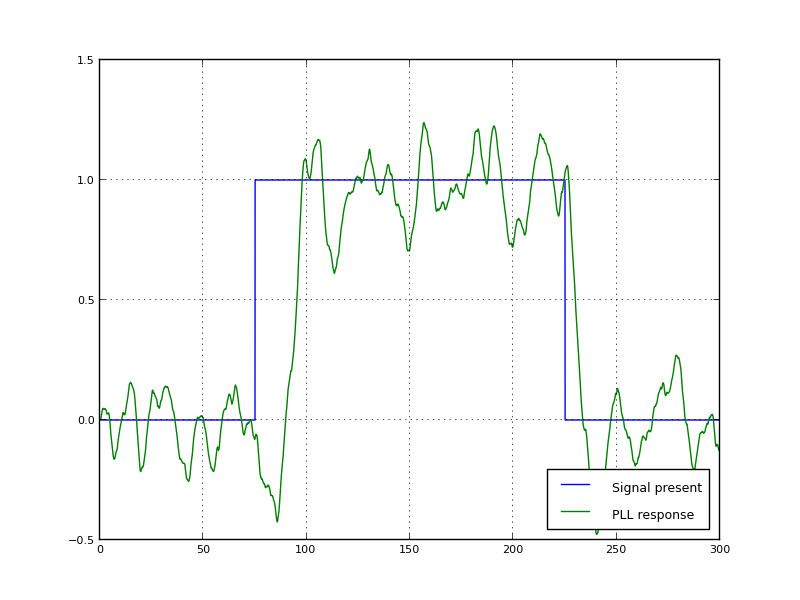

Reproduce this figure in Python.
#!/usr/bin/env python
# -*- coding: utf-8 -*-

from biquad_module import Biquad

from pylab import *

from math import *

import random, re

def ntrp(x,xa,xb,ya,yb):
  return (x-xa) * (yb-ya) / (xb-xa) + ya

sample_rate = 40000.0 # sampling frequency

cf = 1000

pll_integral = 0
old_ref = 0
pll_cf = 1000
pll_loop_gain = 0.00003
ref_sig = 0

invsqr2 = 1.0 / sqrt(2.0)

cutoff = .06 # Units Hz

loop_lowpass = Biquad(Biquad.LOWPASS,cutoff,sample_rate,invsqr2)

lock_lowpass = Biquad(Biquad.LOWPASS,cutoff,sample_rate,invsqr2)

ta = []
da = []
db = []

noise_level = 100 # +40 db

dur = 300 # very long run time

for n in range(int(sample_rate) * dur):
  t = n / sample_rate

  # BEGIN test signal block
  window = (0,1)[t > dur * .25 and t < dur * .75]
  test_sig = sin(2 * pi * cf * t) * window
  noise = (random.random() * 2 - 1) * noise_level
  test_sig += noise
  # END test signal block
  
  # BEGIN PLL block
  pll_loop_control = test_sig * ref_sig * pll_loop_gain
  pll_loop_control = loop_lowpass(pll_loop_control)
  pll_integral += pll_loop_control / sample_rate
  ref_sig = sin(2 * pi * pll_cf * (t + pll_integral))
  quad_ref = (ref_sig-old_ref) * sample_rate / (2 * pi * pll_cf)
  old_ref = ref_sig
  pll_lock = lock_lowpass(-quad_ref * test_sig)
  # END PLL block
  
  if(n % 100 == 0):
    ta.append(t)
    da.append(window)
    db.append(pll_lock * 2)

ylim(-.5,1.5)
plot(ta,da, label='Signal present')
plot(ta,db, label='PLL response')
grid(True)
legend(loc='lower right')
setp(gca().get_legend().get_texts(),fontsize=9)
locs, labels = xticks()
setp(labels,fontsize=8)
locs, labels = yticks()
setp(labels,fontsize=8)

#gcf().set_size_inches(5,3.75)

name = re.sub('.*?(\w+).*','\\1',sys.argv[0])
savefig(name+'.png')

show()
